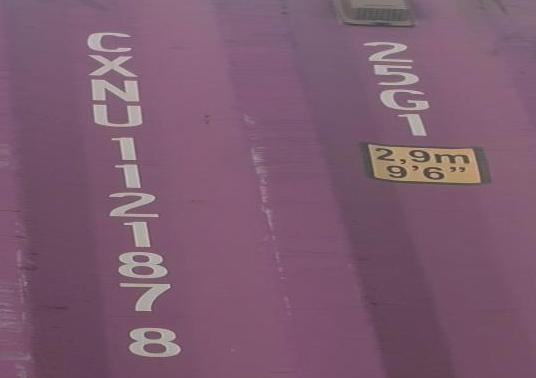
#> input picture gain_samples/sample10_crop.jpg, 536 x 378 px
$ python -i gap_detection.py   (imports and definitions only)   (older library calls are emulated)
#> lines starting #> are read from the running program, lines starting #| are printed output that depends on the picture
"""
Gap-detection heuristic candidates for right_column_bleed tall crops.

Detection-only, no cropping. Each crop is a tall/narrow container-code
region (vertically-stacked characters) with an adjacent ISO-type/
dimension-plate column bleeding in from the right. The goal is to find the
vertical whitespace/uniform-paint strip that separates the two columns, so
a later step can crop past it.

Three candidate per-column signals, all fed through the same
find_widest_gap() run-finder so they're compared apples-to-apples:

1. column_variance   -- np.var of grayscale intensity down each column.
   Cheap, no tuning. A uniform (background/paint) column has low variance;
   a column crossing character strokes has high variance. Weakness: a
   column that's uniformly a DIFFERENT color (e.g. a paint discoloration
   stripe, a shadow band) also reads as "low variance" even though it
   isn't the real gap.

2. column_bg_deviation -- mean absolute deviation from the crop's own
   median grayscale value (used as a background-paint estimate, since
   background pixels typically outnumber character-stroke pixels even
   with bleed content included). More specific than variance: a
   differently-colored-but-uniform stripe won't fool this one as easily,
   since it directly checks "does this column actually look like
   background", not just "is this column internally uniform". Weakness:
   the median-based background estimate can drift if bleed content
   occupies a large fraction of the crop, or under a strong lighting
   gradient across the crop.

3. column_edge_density -- mean Sobel gradient magnitude per column
   (Gaussian-blurred first to suppress JPEG-noise edges). Most robust to
   smooth lighting gradients (a slow brightness ramp across a true gap
   produces near-zero local gradient even though it would raise
   variance/deviation), since it measures local contrast, not absolute
   level. Weakness: more compute, and can be fooled by genuine texture
   (rust, scratches, dirt) inside what's actually a gap.

All three operate on the full crop height (rows), producing one scalar per
column (width), so "gap" here means a vertical strip, matching the
physical layout (code column left, bleed column right).
"""
import numpy as np
import cv2
from PIL import Image
from scipy.ndimage import binary_closing


# [4 lines left out: function load_grayscale, not called in this run]


def column_variance(gray):
    return gray.var(axis=0)


def column_bg_deviation(gray):
    bg = np.median(gray)
    return np.mean(np.abs(gray - bg), axis=0)


def column_edge_density(gray):
    gray_u8 = gray.astype(np.uint8)
    blurred = cv2.GaussianBlur(gray_u8, (3, 3), 0)
    gx = cv2.Sobel(blurred, cv2.CV_64F, 1, 0, ksize=3)
    gy = cv2.Sobel(blurred, cv2.CV_64F, 0, 1, ksize=3)
    mag = np.sqrt(gx ** 2 + gy ** 2)
    return mag.mean(axis=0)


METHODS = {
    "column_variance": column_variance,
    "column_bg_deviation": column_bg_deviation,
    "column_edge_density": column_edge_density,
}


# [146 lines left out: functions otsu_threshold, find_widest_gap, detect_all_methods, not called in this run]

>>> import cv2
>>> picture = cv2.imread('../../gain_samples/sample10_crop.jpg', cv2.IMREAD_GRAYSCALE)
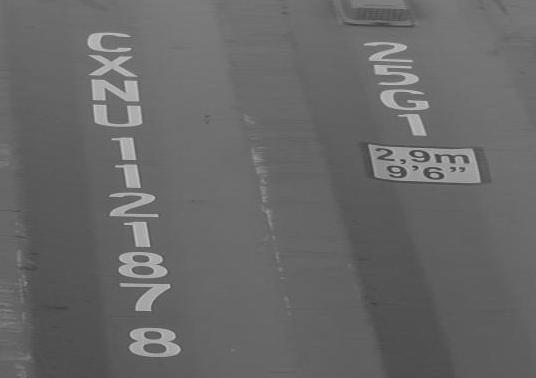
#> picture: shape (378, 536); min 51, max 199, mean 104.1
>>> result = column_edge_density(picture)
#> in column_edge_density, `gx = cv2.Sobel(blurred, cv2.CV_64F, 1, 0, ksize=3)`:
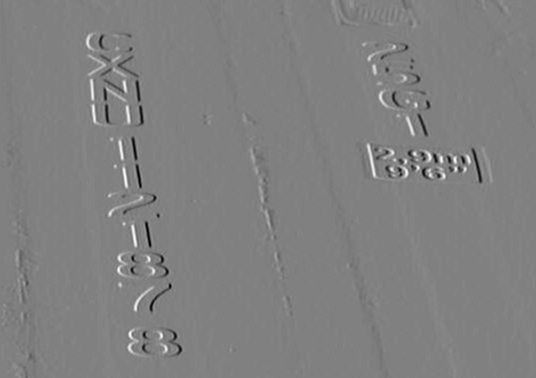
#> gx: shape (378, 536) float64; min -264, max 258, mean 0; drawn with min black and max white
#> in column_edge_density, `gy = cv2.Sobel(blurred, cv2.CV_64F, 0, 1, ksize=3)`:
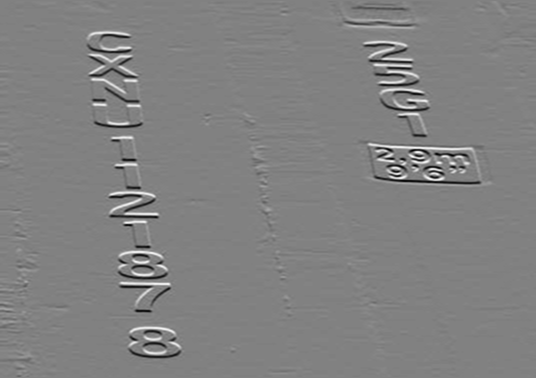
#> gy: shape (378, 536) float64; min -263, max 254, mean -0.5; drawn with min black and max white
#> in column_edge_density, `mag = np.sqrt(gx ** 2 + gy ** 2)`:
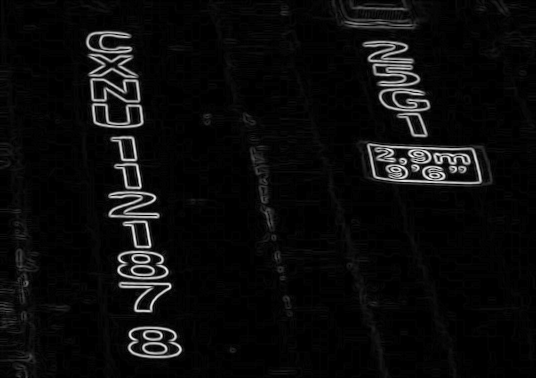
#> mag: shape (378, 536) float64; min 0, max 276.8, mean 13; drawn with min black and max white
#> result = 536 values, max 66.88 at index 134, min 1.75 at index 198, mean 13.01

$ run again, on gain_samples/sample11_crop.jpg
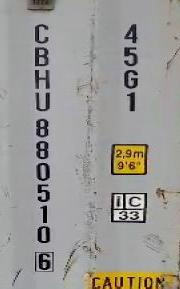
#> input picture gain_samples/sample11_crop.jpg, 180 x 289 px
#> in column_edge_density, `gy = cv2.Sobel(blurred, cv2.CV_64F, 0, 1, ksize=3)`:
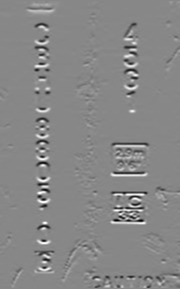
#> gy: shape (289, 180) float64; min -538, max 473, mean -0.1; drawn with min black and max white
#> in column_edge_density, `mag = np.sqrt(gx ** 2 + gy ** 2)`:
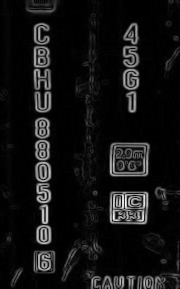
#> mag: shape (289, 180) float64; min 0, max 648.2, mean 49.2; drawn with min black and max white
#> result = 180 values, max 230.9 at index 45, min 2.82 at index 60, mean 49.19

$ run again, on gain_samples/sample12_crop.jpg
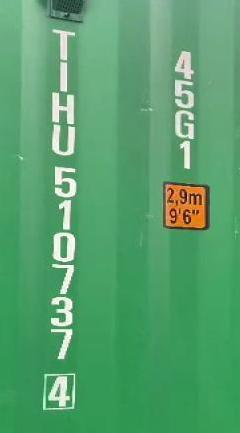
#> input picture gain_samples/sample12_crop.jpg, 240 x 433 px
#> in column_edge_density, `gy = cv2.Sobel(blurred, cv2.CV_64F, 0, 1, ksize=3)`:
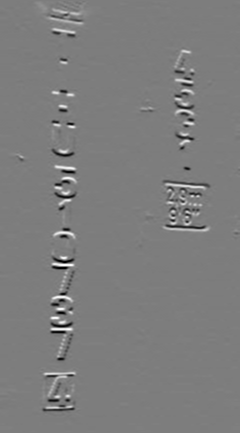
#> gy: shape (433, 240) float64; min -388, max 398, mean -0.5; drawn with min black and max white
#> in column_edge_density, `mag = np.sqrt(gx ** 2 + gy ** 2)`:
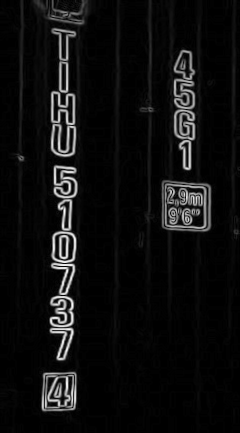
#> mag: shape (433, 240) float64; min 0, max 417.1, mean 25; drawn with min black and max white
#> result = 240 values, max 179.5 at index 67, min 1.45 at index 220, mean 24.95

$ run again, on gain_samples/sample1_crop.jpg
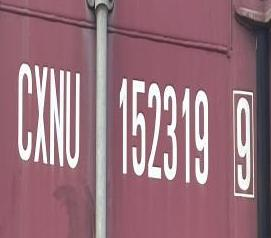
#> input picture gain_samples/sample1_crop.jpg, 271 x 238 px
#> in column_edge_density, `gy = cv2.Sobel(blurred, cv2.CV_64F, 0, 1, ksize=3)`:
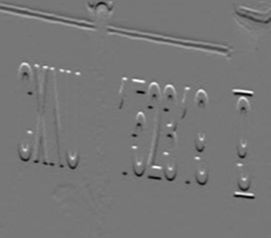
#> gy: shape (238, 271) float64; min -454, max 515, mean -0.2; drawn with min black and max white
#> in column_edge_density, `mag = np.sqrt(gx ** 2 + gy ** 2)`:
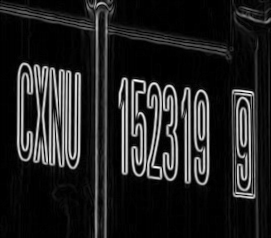
#> mag: shape (238, 271) float64; min 0, max 520.4, mean 71.4; drawn with min black and max white
#> result = 271 values, max 268.6 at index 96, min 4.76 at index 0, mean 71.4
